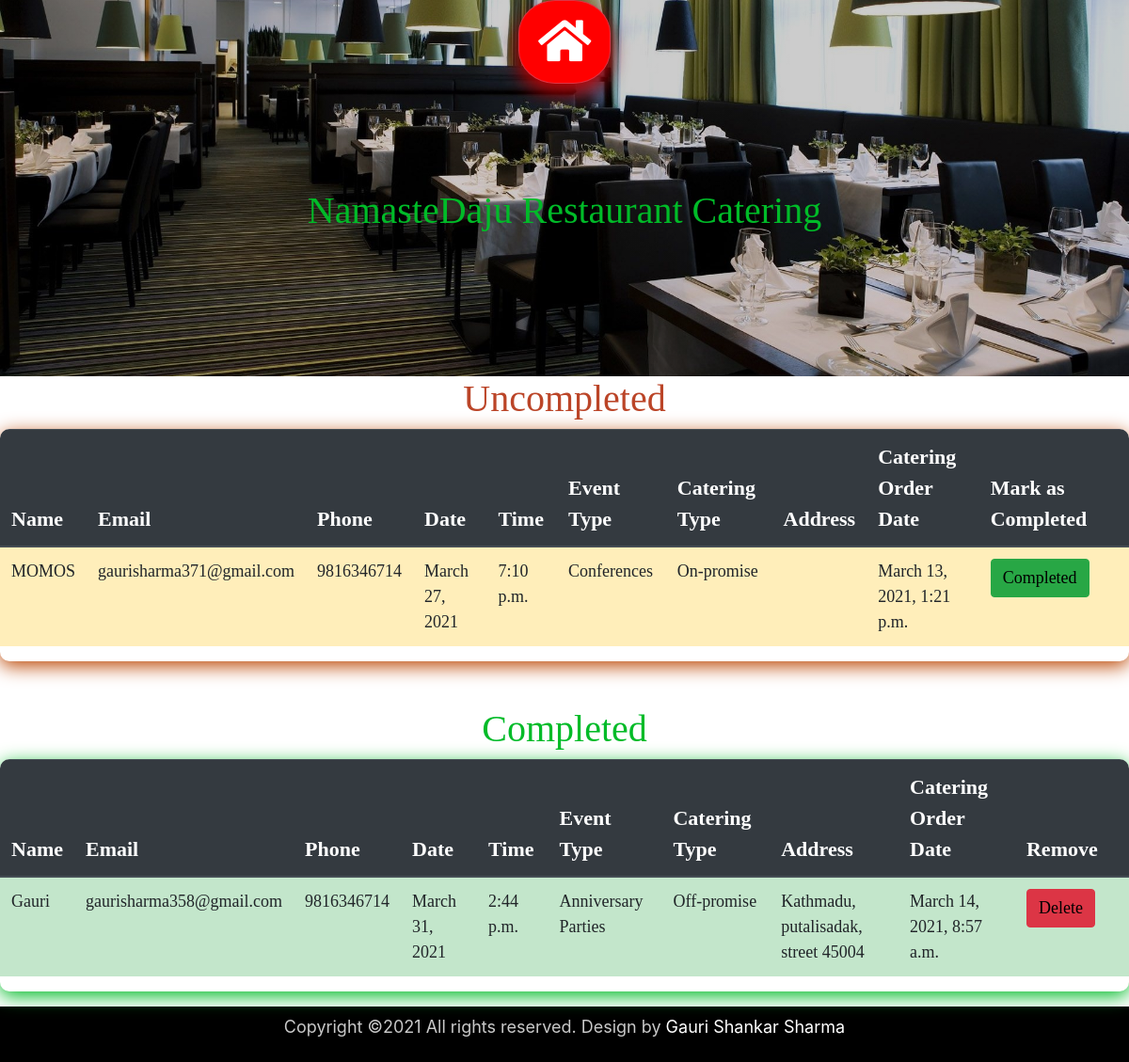
The page /Nd/ad_catering on the database its author committed.
### Nd/models.py (models this page shows, shortened)
class Catering(models.Model):
    options1 = (('Weddings', 'Weddings'), ('Birthday Parties', 'Birthday Parties'), ('Anniversary Parties', 'Anniversary Parties'), ('Business Meetings', 'Business Meetings'),
                ('Conferences', 'Conferences'), ('Luncheons', 'Luncheons'), ('Holiday Gatherings', 'Holiday Gatherings'), ('Other', 'Other'))
    options2 = (('On-promise', 'On-promise'), ('Off-promise', 'Off-promise'))
    name = models.CharField(max_length=100, validators=[validators.MinLengthValidator(5)])
    email = models.EmailField(validators=[validators.EmailValidator])
    phone = models.CharField(max_length=10, validators=[validators.MinLengthValidator(10)])
    date = models.DateField()
    time = models.TimeField()
    event_type = models.CharField(max_length=50, choices=options1)
    catering_type = models.CharField(max_length=50, choices=options2)
    address = models.CharField(blank=True, max_length=50, validators=[validators.MinLengthValidator(10)])
    completion = models.BooleanField(default=False)
    catering_order_date = models.DateTimeField(auto_now_add=True)

### Nd/views.py (the view)
# urls.py: path('ad_catering', views.ad_catering),
def ad_catering(request):
    dictionary = {'key':Catering.objects.all()}
    return render(request, 'Nd/AdCatering.html', dictionary)

### Nd/templates/Nd/AdCatering.html (shortened to what this page needs)
{% extends 'AdMain.html' %}
{% load bootstrap %}
{% load static %}
{% block css_link %}
    <link href="{% static 'css/AdNavbar.css' %}" rel="stylesheet" type="text/css"/>
    <link href="{% static 'css/AdCatering.css' %}" rel="stylesheet" type="text/css"/>
{% endblock %}
{% block content %}
    {% include 'AdNavbar.html' %}
    <div class="container-fluid d-flex flex-column px-0" id="AdCatering">
        <div class="container-fluid d-flex justify-content-center pb-sm-5" id="ACH">
          <h1>NamasteDaju Restaurant Catering</h1>
        </div>
        <h1 class="text-center" id="Uch1">Uncompleted</h1>
        <div class="table-responsive" id="UcTable">
            <table class="table table-striped" id="Images">
                <thead class="thead-dark">
                    <tr>
                        <th>Name</th>
                        <th>Email</th>
                        <th>Phone</th>
                        <th>Date</th>
                        <th>Time</th>
                        <th>Event Type</th>
                        <th>Catering Type</th>
                        <th>Address</th>
                        <th>Catering Order Date</th>
                        <th>Mark as Completed</th>
                    </tr>
                </thead>
                <tbody>
                    {% for i in key %}
                    {% if i.completion == False %}
                    <tr  class="table-warning">
                        <td>{{i.name}}</td>
                        <td>{{i.email}}</td>
                        <td>{{i.phone}}</td>
                        <td>{{i.date}}</td>
                        <td>{{i.time}}</td>
                        <td>{{i.event_type}}</td>
                        <td>{{i.catering_type}}</td>
                        <td>{{i.address}}</td>
                        <td>{{i.catering_order_date}}</td>
                        <td>
                            <a href="/Nd/completecatering/{{i.id}}" class="btn btn-success mr-4">Completed</a>
                        </td>
                    </tr>
                    {% endif %}
                    {% endfor %}
                </tbody>
            </table>
        </div>
        <h1 class="text-center mt-5" id="Ch1">Completed</h1>
        <div class="table-responsive" id="CTable">
            <table class="table table-striped" id="Images">
                <thead class="thead-dark">
                    <tr>
                        <th>Name</th>
                        <th>Email</th>
                        <th>Phone</th>
                        <th>Date</th>
                        <th>Time</th>
                        <th>Event Type</th>
                        <th>Catering Type</th>
                        <th>Address</th>
                        <th>Catering Order Date</th>
                        <th>Remove</th>
                    </tr>
                </thead>
                <tbody>
                    {% for i in key %}
                    {% if i.completion == True %}
                    <tr class="table-success">
                        <td>{{i.name}}</td>
                        <td>{{i.email}}</td>
                        <td>{{i.phone}}</td>
                        <td>{{i.date}}</td>
                        <td>{{i.time}}</td>
                        <td>{{i.event_type}}</td>
                        <td>{{i.catering_type}}</td>
                        <td>{{i.address}}</td>
                        <td>{{i.catering_order_date}}</td>
                        <td>
                            <a href="/Nd/deletecatering/{{i.id}}" class="btn btn-danger mr-4">Delete</a>
                        </td>
                    </tr>
                    {% endif %}
                    {% endfor %}
                </tbody>
            </table>
        </div>
    </div>
    <div class="container-fluid d-flex justify-content-center py-2 mt-3" id="Copyright">
        <p>Copyright ©2021 All rights reserved. Design by <a href="#">Gauri Shankar Sharma</a></p>
    </div>
{% endblock %}

### static/css/AdCatering.css (style rules this page uses)
#ACH { height: 400px; background-image: linear-gradient( rgba(0, 0, 0, 0.2), rgba(0, 0, 0, 0.2) ) ,url("../images/admin/b.jpg"); background-position: center; background-repeat: no-repeat; background-size: cover; }
#ACH h1 { margin-top: 200px; font-size: 40px; color: rgb(0, 187, 40); font-family: 'Times New Roman', Times, serif; }
#Uch1 { color: rgb(187, 69, 40); font-family: 'Times New Roman', Times, serif; }
#Ch1 { color: rgb(0, 187, 40); font-family: 'Times New Roman', Times, serif; }
#UcTable { border-radius: 10px; box-shadow: 0px 5px 20px rgb(187, 69, 0); }
#CTable { border-radius: 10px; box-shadow: 0px 5px 20px rgb(0, 187, 40); }
#UcTable h1, th, td, #CTable h1, th, td { font-family: 'Times New Roman', Times, serif; }
#UcTable th, #CTable th { font-size: 22px; }
#UcTable td, #CTable td { font-size: 18px; }
#UcTable td a, #CTable td a { color: black; font-size: 18px; }
#Copyright { background-color: black; }
#Copyright p { font-size: 18px; color: #c9c9c9; }
#Copyright p a { color: white; text-decoration: none; }

### rows shown on the page
Catering: name "MOMOS", email "gaurisharma371@gmail.com", phone "9816346714", date "March 27, 2021", time "7:10 p.m.", event_type "Conferences", catering_type "On-promise", catering_order_date "March 13, 2021, 1:21 p.m."
Catering: name "Gauri", email "gaurisharma358@gmail.com", phone "9816346714", date "March 31, 2021", time "2:44 p.m.", event_type "Anniversary Parties", catering_type "Off-promise", address "Kathmadu, putalisadak, street 45004", catering_order_date "March 14, 2021, 8:57 a.m."
